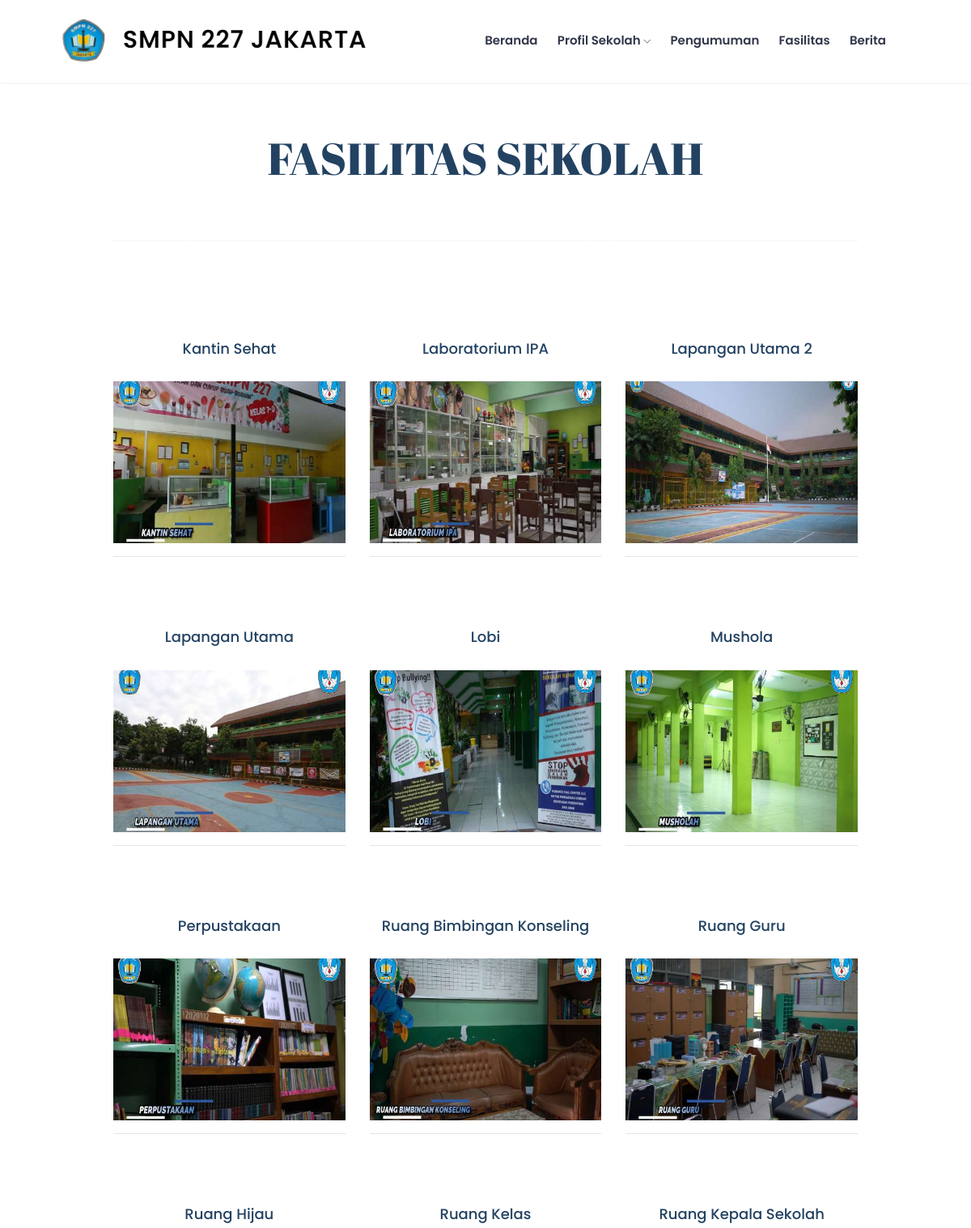
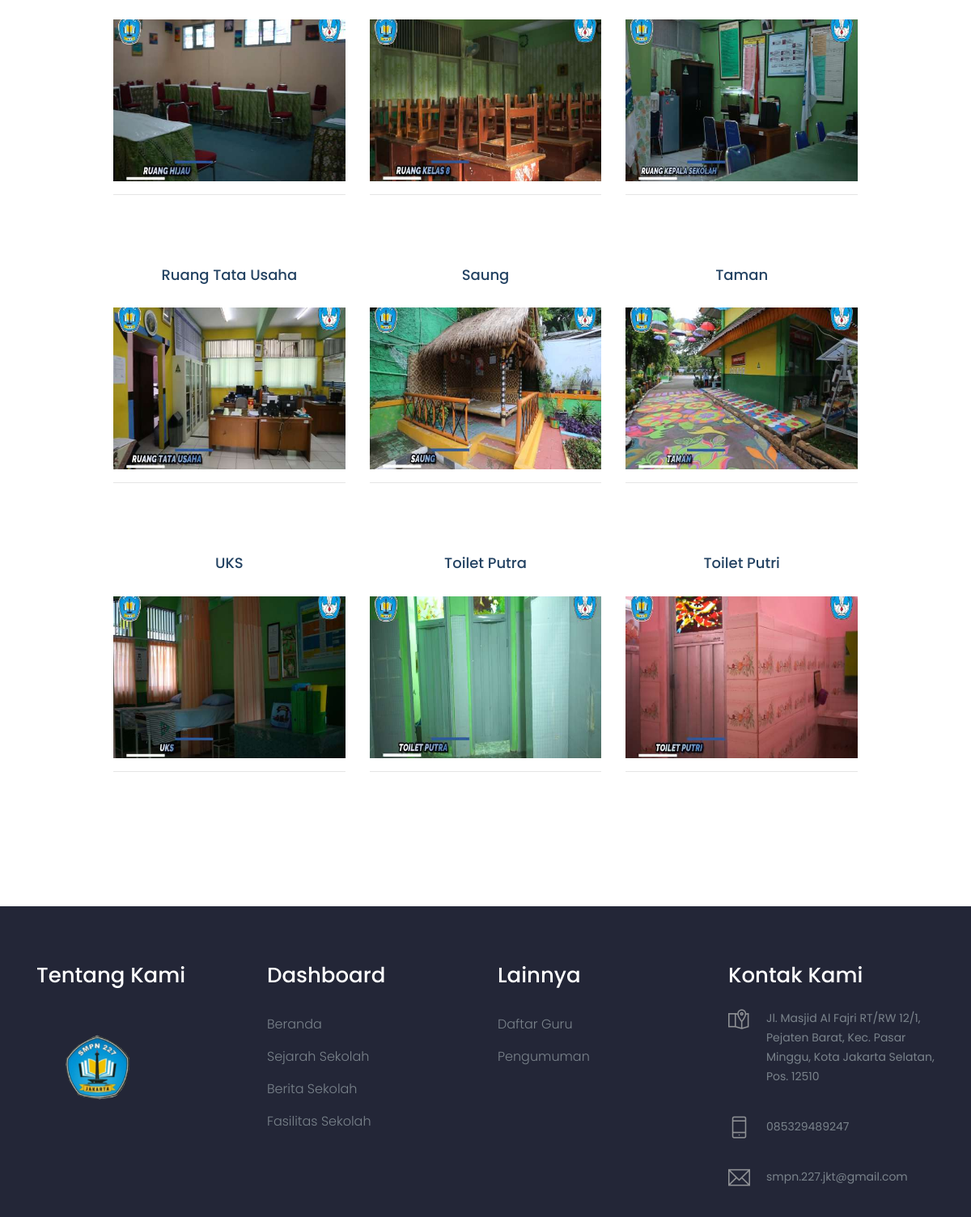
Page /index.php/galeri on the committed database (2 pictures, top to bottom).
### tables this page shows
CREATE TABLE `tbl_galeri` (
  `galeri_id` int(11) NOT NULL,
  `galeri_judul` varchar(60) DEFAULT NULL,
  `galeri_tanggal` timestamp NULL DEFAULT current_timestamp(),
  `galeri_gambar` varchar(40) DEFAULT NULL,
  `galeri_album_id` int(11) DEFAULT NULL,
  `galeri_pengguna_id` int(11) DEFAULT NULL,
  `galeri_author` varchar(60) DEFAULT NULL
);

### application/controllers/Galeri.php (called while the page is built, shortened)
<?php
class Galeri extends CI_Controller{
	function __construct(){
		$this->load->model('m_galeri');
		$this->load->model('m_album');
		$this->load->model('m_pengunjung');
	}
	function index(){
        $this->data['main_view']   = 'depan/v_galeri';
		$this->data['alb']=$this->m_album->get_all_album();
		$this->data['all_galeri']=$this->m_galeri->get_all_galeri();
		$this->load->view('theme/template',$this->data);
	}
}

### index.php (called while the page is built, shortened)
<?php
require_once BASEPATH.'core/CodeIgniter.php';

### application/models/M_galeri.php (called while the page is built, shortened)
<?php
class M_galeri extends CI_Model{
	function get_all_galeri(){
		$hsl=$this->db->query("SELECT tbl_galeri.*,DATE_FORMAT(galeri_tanggal,'%d/%m/%Y') AS tanggal,album_nama FROM tbl_galeri join tbl_album on galeri_album_id=album_id ORDER BY galeri_id DESC");
		return $hsl;
	}
}

### application/views/depan/v_galeri.php (the view)
<div class="recent_event_area section__padding">
        <div class="container">
            <div class="row justify-content-center">
                <div class="col-lg-8 col-md-10">
                    <div class="section_title text-center mb-70">
                        <h3 class="mb-45">FASILITAS SEKOLAH</h3>
                    </div>
                </div>
            </div>
            <div class="row justify-content-center">
                <div class="col-lg-10">
                    <div class="section-top-border">
				<div class="row gallery-item">
                    <?php foreach ($all_galeri->result() as $row) : ?>
					<div class="col-md-4"><br><br><br>
                        <h4 align='center'><?php echo $row->galeri_judul;?></h4>
						<a href="<?php echo base_url().'assets/images/fasilitas/'.$row->galeri_gambar;?>" class="img-pop-up">
							<div class="single-gallery-image" style="background: url(<?php echo base_url().'assets/images/fasilitas/'.$row->galeri_gambar;?>);"></div>
						</a>
                        <hr>
					</div>
                    <?php endforeach;?>
				</div>
			</div>
                </div>
            </div>
        </div>
    </div>

### application/views/theme/template.php (shortened to what this page needs)
<!doctype html>
<html class="no-js" lang="zxx">
<head>
    <link rel="stylesheet" href="<?php echo base_url('');?>style/css/bootstrap.min.css">
    <link rel="stylesheet" href="<?php echo base_url('');?>style/css/owl.carousel.min.css">
    <link rel="stylesheet" href="<?php echo base_url('');?>style/css/magnific-popup.css">
    <link rel="stylesheet" href="<?php echo base_url('');?>style/css/font-awesome.min.css">
    <link rel="stylesheet" href="<?php echo base_url('');?>style/css/themify-icons.css">
    <link rel="stylesheet" href="<?php echo base_url('');?>style/css/nice-select.css">
    <link rel="stylesheet" href="<?php echo base_url('');?>style/css/flaticon.css">
    <link rel="stylesheet" href="<?php echo base_url('');?>style/css/gijgo.css">
    <link rel="stylesheet" href="<?php echo base_url('');?>style/css/animate.css">
    <link rel="stylesheet" href="<?php echo base_url('');?>style/css/slicknav.css">
    <link rel="stylesheet" href="<?php echo base_url('');?>style/css/style.css">
    <link href="<?php echo base_url().'theme/css/dataTables.bootstrap4.min.css'?>" rel="stylesheet">
</head>
<body>
    <header>
    <div class="header-area ">
    <?php $this->load->view('theme/navigation'); ?>
    </div>
    </header>
    <?php $this->load->view($main_view); ?>
    <?php $this->load->view('theme/footer'); ?>

### application/views/theme/navigation.php (shortened to what this page needs)
<div id="sticky-header" class="main-header-area">
                <div class="container-fluid">
                    <div class="row">
                        <div class="col-lg-12">
                            <div class="header_wrap d-flex justify-content-between align-items-center">
                                <div class="header_left">
                                    <div class="logo">
                                        <a href="<?php echo base_url('');?>">
                                            <img src="<?php echo base_url('');?>style/img/logo.png" alt="">
                                        </a>
                                    </div>
                                </div>
                                <div class="header_right d-flex align-items-center">
                                    <div class="main-menu  d-none d-lg-block">
                                        <nav>
                                            <ul id="navigation">
                                                <li><a  href="<?php echo base_url('');?>">Beranda</a></li>
                                                <li><a href="">Profil Sekolah <i class="ti-angle-down"></i></a>
                                                </li>
                                                <li><a href="<?php echo site_url('pengumuman');?>">Pengumuman</a></li>
                                                <li><a href="<?php echo site_url('galeri');?>">Fasilitas</a></li>
                                                <li><a href="<?php echo site_url('blog');?>">Berita</a></li>
                                            </ul>
                                        </nav>
                                    </div>
                                </div>
                            </div>
                        </div>
                        <div class="col-12">
                        </div>
                    </div>
                </div>
            </div>

### application/views/theme/footer.php (shortened to what this page needs)
<footer class="footer">
        <div class="footer_top">
            <div class="container">
                <div class="row">
                    <div class="col-xl-3 col-md-6 col-lg-3">
                        <div class="footer_widget">
                            <h3 class="footer_title">
                                Tentang Kami
                            </h3>
                            <img class="footer_title" width="150" src="<?php echo base_url('');?>style/img/logo227.png" class="rounded" alt="Muris Studio">
                        </div>
                    </div>
                    <div class="col-xl-3 col-md-6 col-lg-3">
                        <div class="footer_widget">
                            <h3 class="footer_title">
                                Dashboard
                            </h3>
                            <ul>
                                <li><a href="<?php echo site_url();?>">Beranda</a></li>
                                <li><a href="<?php echo site_url('about');?>">Sejarah Sekolah</a></li>
                                <li><a href="<?php echo site_url('artikel');?>">Berita Sekolah</a></li>
                                <li><a href="<?php echo site_url('galeri');?>">Fasilitas Sekolah</a></li>
                            </ul>
                        </div>
                    </div>
                    <div class="col-xl-3 col-md-6 col-lg-3">
                        <div class="footer_widget">
                            <h3 class="footer_title">
                                Lainnya
                            </h3>
                            <ul>
                                <li><a href="<?php echo site_url('guru');?>">Daftar Guru</a></li>
                                <li><a href="<?php echo site_url('pengumuman');?>">Pengumuman</a></li>
                            </ul>
                        </div>
                    </div>
                    <div class="col-xl-3 col-md-6 col-lg-3">
                        <div class="footer_widget">
                            <h3 class="footer_title">
                                Kontak Kami
                            </h3>
                        <div class="media contact-info">
                            <span class="contact-info__icon"><i class="ti-map-alt"></i></span>
                            <div class="media-body">
                                <p>Jl. Masjid Al Fajri RT/RW 12/1, Pejaten Barat, Kec. Pasar Minggu, Kota Jakarta Selatan, Pos. 12510</p>
                            </div>
                        </div>
                        <div class="media contact-info">
                            <span class="contact-info__icon"><i class="ti-mobile"></i></span>
                            <div class="media-body">
                                <p>085329489247</p>
                            </div>
                        </div>
                        <div class="media contact-info">
                            <span class="contact-info__icon"><i class="ti-email"></i></span>
                            <div class="media-body">
                                <p>smpn.227.jkt@gmail.com</p>
                            </div>
                        </div>
                        </div>
                    </div>
                </div>
            </div>
        </div>
    </footer>
</body>
</html>

### rows in the picture
tbl_galeri: galeri_judul "Kantin Sehat", galeri_gambar (picture)
tbl_galeri: galeri_judul "Laboratorium IPA", galeri_gambar (picture)
tbl_galeri: galeri_judul "Lapangan Utama 2", galeri_gambar (picture)
tbl_galeri: galeri_judul "Lapangan Utama", galeri_gambar (picture)
tbl_galeri: galeri_judul "Lobi", galeri_gambar (picture)
tbl_galeri: galeri_judul "Mushola", galeri_gambar (picture)
tbl_galeri: galeri_judul "Perpustakaan", galeri_gambar (picture)
tbl_galeri: galeri_judul "Ruang Bimbingan Konseling", galeri_gambar (picture)
tbl_galeri: galeri_judul "Ruang Guru", galeri_gambar (picture)
tbl_galeri: galeri_judul "Ruang Hijau", galeri_gambar (picture)
tbl_galeri: galeri_judul "Ruang Kelas", galeri_gambar (picture)
tbl_galeri: galeri_judul "Ruang Kepala Sekolah", galeri_gambar (picture)
tbl_galeri: galeri_judul "Ruang Tata Usaha", galeri_gambar (picture)
tbl_galeri: galeri_judul "Saung", galeri_gambar (picture)
tbl_galeri: galeri_judul "Taman", galeri_gambar (picture)
tbl_galeri: galeri_judul "UKS", galeri_gambar (picture)
tbl_galeri: galeri_judul "Toilet Putra", galeri_gambar (picture)
tbl_galeri: galeri_judul "Toilet Putri", galeri_gambar (picture)
